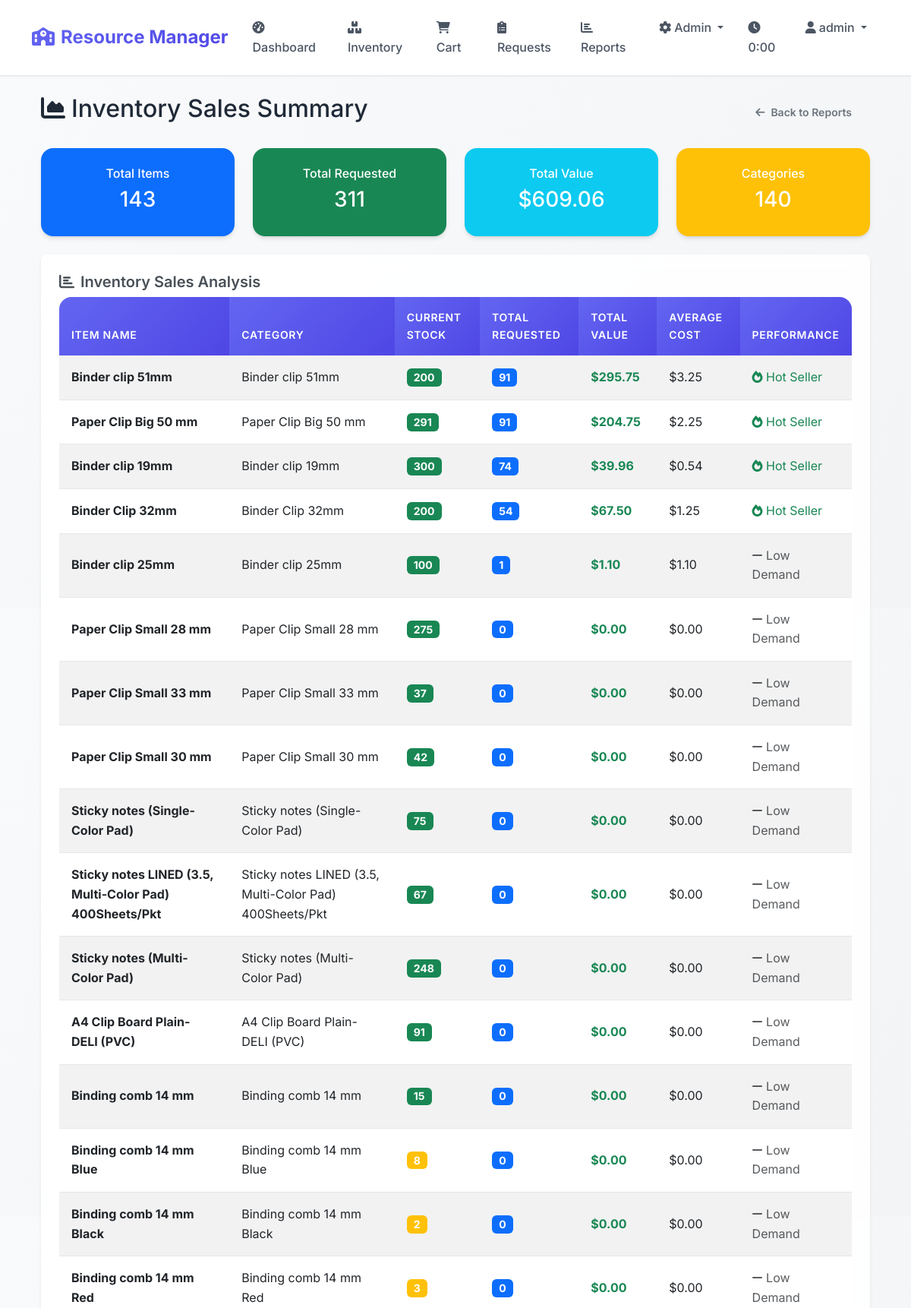
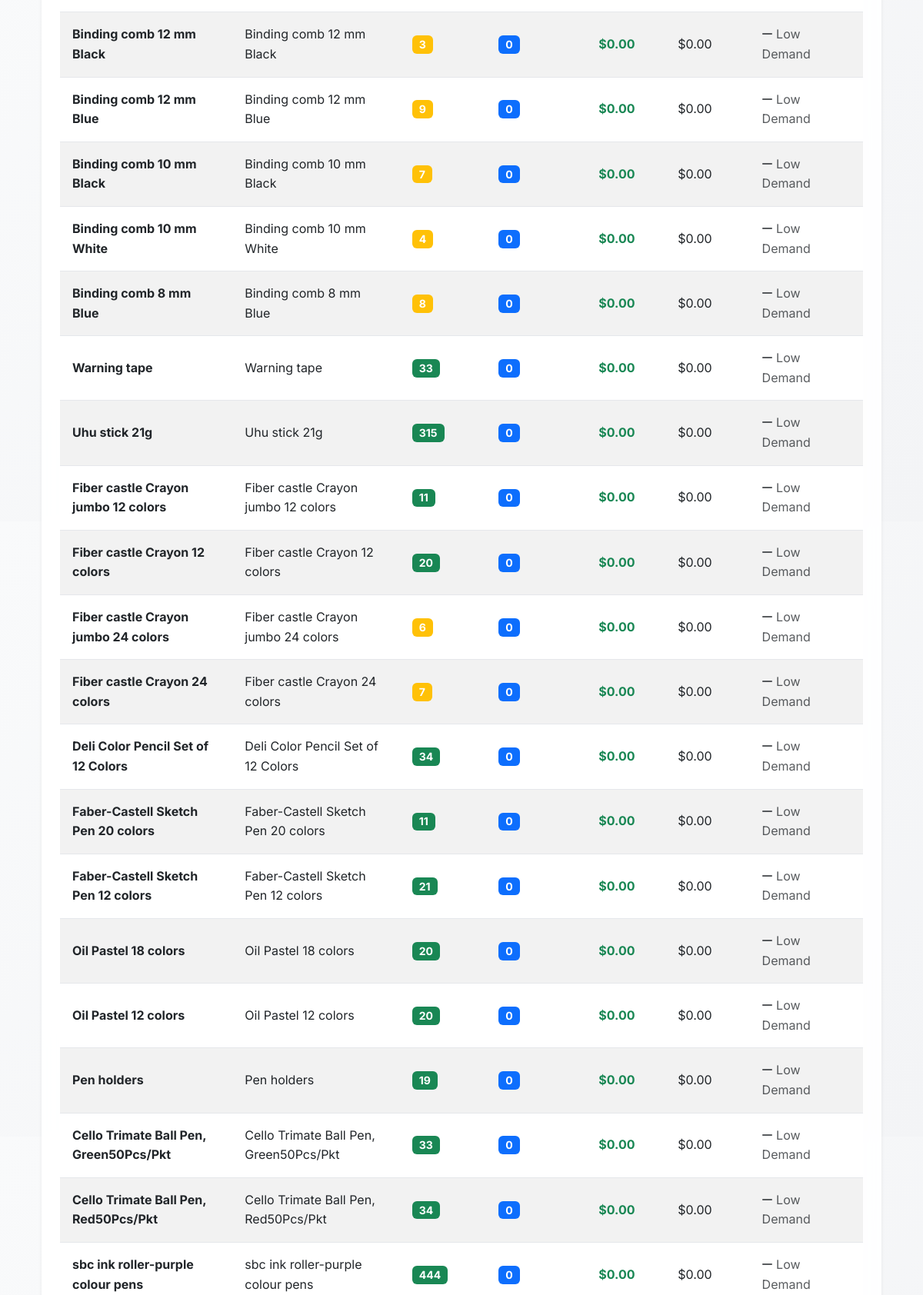
Screenshot of /reports/inventory-sales-summary (signed in, upper part) with the database file from the repository (2 pictures, top to bottom).
### app.py (models this page shows, shortened)
    class User(UserMixin, db.Model):
        id = db.Column(db.Integer, primary_key=True)
        username = db.Column(db.String(80), unique=True, nullable=False, index=True)
        email = db.Column(db.String(120), unique=True, nullable=False, index=True)
        password_hash = db.Column(db.String(255), nullable=False)
        role = db.Column(db.String(20), nullable=False, default='user', index=True)
        school = db.Column(db.String(100), nullable=True, index=True)
        created_at = db.Column(db.DateTime, default=datetime.utcnow, index=True)
        is_active = db.Column(db.Boolean, default=True, index=True)

    class Inventory(db.Model):
        id = db.Column(db.Integer, primary_key=True)
        name = db.Column(db.String(100), nullable=False, index=True)
        description = db.Column(db.Text)
        quantity = db.Column(db.Integer, default=0, index=True)
        cost = db.Column(db.Float, default=0.0, index=True)
        category = db.Column(db.String(50), index=True)
        created_at = db.Column(db.DateTime, default=datetime.utcnow, index=True)
        updated_at = db.Column(db.DateTime, default=datetime.utcnow, onupdate=datetime.utcnow, index=True)

### app.py (the view)
    @app.route('/reports/inventory-sales-summary')
    @login_required
    def inventory_sales_summary():
        if current_user.role not in ['admin', 'super_admin', 'school_manager']:
            return redirect(url_for('dashboard'))
        inventory_sales = db.session.query(
            Inventory.name,
            Inventory.category,
            Inventory.quantity.label('current_stock'),
            func.coalesce(func.sum(RequestItem.quantity), 0).label('total_requested'),
            func.coalesce(func.sum(RequestItem.quantity * RequestItem.cost), 0).label('total_value'),
            func.coalesce(func.avg(RequestItem.cost), 0).label('avg_cost')
        ).outerjoin(RequestItem).group_by(Inventory.id).order_by(
            func.coalesce(func.sum(RequestItem.quantity), 0).desc()
        ).all()
        category_summary = db.session.query(
            Inventory.category,
            func.count(Inventory.id).label('item_count'),
            func.coalesce(func.sum(Inventory.quantity), 0).label('total_stock'),
            func.coalesce(func.sum(Inventory.quantity * Inventory.cost), 0).label('total_value')
        ).group_by(Inventory.category).all()
        return render_template('inventory_sales_summary.html',
                             inventory_sales=inventory_sales,
                             category_summary=category_summary)

### templates/inventory_sales_summary.html (shortened to what this page needs)
{% extends "base.html" %}
{% block content %}
<div class="container-fluid">
    <div class="row">
        <div class="col-12">
            <div class="d-flex justify-content-between align-items-center mb-4">
                <h2><i class="fas fa-chart-area me-2"></i>Inventory Sales Summary</h2>
                <a href="{{ url_for('reports') }}" class="btn btn-outline-secondary">
                    <i class="fas fa-arrow-left me-2"></i>Back to Reports
                </a>
            </div>
            <div class="row mb-4">
                <div class="col-md-3">
                    <div class="card bg-primary text-white">
                        <div class="card-body text-center">
                            <h6>Total Items</h6>
                            <h3>{{ inventory_sales|length }}</h3>
                        </div>
                    </div>
                </div>
                <div class="col-md-3">
                    <div class="card bg-success text-white">
                        <div class="card-body text-center">
                            <h6>Total Requested</h6>
                            <h3>{{ inventory_sales|sum(attribute='total_requested') }}</h3>
                        </div>
                    </div>
                </div>
                <div class="col-md-3">
                    <div class="card bg-info text-white">
                        <div class="card-body text-center">
                            <h6>Total Value</h6>
                            <h3>${{ "%.2f"|format(inventory_sales|sum(attribute='total_value')) }}</h3>
                        </div>
                    </div>
                </div>
                <div class="col-md-3">
                    <div class="card bg-warning text-white">
                        <div class="card-body text-center">
                            <h6>Categories</h6>
                            <h3>{{ category_summary|length }}</h3>
                        </div>
                    </div>
                </div>
            </div>
            {% if inventory_sales %}
            <div class="card dashboard-card mb-4">
                <div class="card-body">
                    <h5 class="card-title">
                        <i class="fas fa-chart-bar me-2"></i>Inventory Sales Analysis
                    </h5>
                    <div class="table-responsive">
                        <table class="table table-striped">
                            <thead>
                                <tr>
                                    <th>Item Name</th>
                                    <th>Category</th>
                                    <th>Current Stock</th>
                                    <th>Total Requested</th>
                                    <th>Total Value</th>
                                    <th>Average Cost</th>
                                    <th>Performance</th>
                                </tr>
                            </thead>
                            <tbody>
                                {% for item in inventory_sales %}
                                <tr>
                                    <td><strong>{{ item.name }}</strong></td>
                                    <td>{{ item.category or 'Uncategorized' }}</td>
                                    <td>
                                        {% if item.current_stock < 10 %}
                                            <span class="badge bg-warning">{{ item.current_stock }}</span>
                                        {% else %}
                                            <span class="badge bg-success">{{ item.current_stock }}</span>
                                        {% endif %}
                                    </td>
                                    <td>
                                        <span class="badge bg-primary">{{ item.total_requested or 0 }}</span>
                                    </td>
                                    <td>
                                        <span class="text-success fw-bold">${{ "%.2f"|format(item.total_value or 0) }}</span>
                                    </td>
                                    <td>${{ "%.2f"|format(item.avg_cost or 0) }}</td>
                                    <td>
                                        {% if item.total_requested and item.total_requested > 50 %}
                                            <span class="text-success"><i class="fas fa-fire"></i> Hot Seller</span>
                                        {% elif item.total_requested and item.total_requested > 20 %}
                                            <span class="text-warning"><i class="fas fa-star"></i> Popular</span>
                                        {% elif item.total_requested and item.total_requested > 5 %}
                                            <span class="text-info"><i class="fas fa-chart-line"></i> Steady</span>
                                        {% else %}
                                            <span class="text-muted"><i class="fas fa-minus"></i> Low Demand</span>
                                        {% endif %}
                                    </td>
                                </tr>
                                {% endfor %}
                            </tbody>
                        </table>
                    </div>
                </div>
            </div>
            {% endif %}
        </div>
    </div>
</div>
{% endblock %}

### templates/base.html (shortened to what this page needs)
<!DOCTYPE html>
<html lang="en">
<head>
    <link href="https://cdn.jsdelivr.net/npm/bootstrap@5.3.0/dist/css/bootstrap.min.css" rel="stylesheet">
    <link href="https://cdnjs.cloudflare.com/ajax/libs/font-awesome/6.0.0/css/all.min.css" rel="stylesheet">
</head>
<body>
    <nav class="navbar navbar-expand-lg navbar-light">
        <div class="container">
            <a class="navbar-brand" href="{{ url_for('index') }}">
                <i class="fas fa-school me-2"></i>Resource Manager
            </a>
            <div class="collapse navbar-collapse" id="navbarNav">
                <ul class="navbar-nav me-auto">
                    {% if current_user.is_authenticated %}
                        <li class="nav-item">
                            <a class="nav-link" href="{{ url_for('dashboard') }}">
                                <i class="fas fa-tachometer-alt me-1"></i>Dashboard
                            </a>
                        </li>
                        <li class="nav-item">
                            <a class="nav-link" href="{{ url_for('inventory') }}">
                                <i class="fas fa-boxes me-1"></i>Inventory
                            </a>
                        </li>
                        <li class="nav-item">
                            <a class="nav-link position-relative" href="{{ url_for('cart') }}" id="cart-link">
                                <i class="fas fa-shopping-cart me-1"></i>Cart
                            </a>
                        </li>
                        {% if current_user.is_authenticated %}
                            {% if current_user.role in ['admin', 'super_admin', 'school_manager'] %}
                                <li class="nav-item">
                                    <a class="nav-link" href="{{ url_for('admin_requests') }}">
                                        <i class="fas fa-clipboard-list me-1"></i>Requests
                                    </a>
                                </li>
                                <li class="nav-item">
                                    <a class="nav-link" href="{{ url_for('reports') }}">
                                        <i class="fas fa-chart-bar me-1"></i>Reports
                                    </a>
                                </li>
                            {% endif %}
                            {% if current_user.role == 'super_admin' %}
                                <li class="nav-item dropdown">
                                    <a class="nav-link dropdown-toggle" href="#" role="button" data-bs-toggle="dropdown">
                                        <i class="fas fa-cog me-1"></i>Admin
                                    </a>
                                </li>
                            {% endif %}
                        {% endif %}
                    {% endif %}
                </ul>
                <ul class="navbar-nav ms-auto">
                    {% if current_user.is_authenticated %}
                        <li class="nav-item">
                            <span class="nav-link text-muted" id="session-timer">
                                <i class="fas fa-clock me-1"></i><span id="session-time">5:00</span>
                            </span>
                        </li>
                        <li class="nav-item dropdown">
                            <a class="nav-link dropdown-toggle" href="#" role="button" data-bs-toggle="dropdown">
                                <i class="fas fa-user me-1"></i>{{ current_user.username }}
                            </a>
                        </li>
                    {% else %}
                        <li class="nav-item">
                            <a class="nav-link" href="{{ url_for('login') }}">
                                <i class="fas fa-sign-in-alt me-1"></i>Login
                            </a>
                        </li>
                    {% endif %}
                </ul>
            </div>
        </div>
    </nav>
    <main class="container mt-4 flex-grow-1 animate-fade-in-up">
        {% block content %}{% endblock %}
    </main>
</body>
</html>

### templates/base.html (style rules this page uses)
:root { --primary-color: #6366f1; --primary-dark: #4f46e5; --primary-light: #818cf8; --secondary-color: #10b981; --secondary-dark: #059669; --accent-color: #f59e0b; --danger-color: #ef4444; --warning-color: #f97316; --info-color: #06b6d4; --gray-50: #f9fafb; --gray-100: #f3f4f6; --gray-200: #e5e7eb; --gray-300: #d1d5db; --gray-400: #9ca3af; --gray-500: #6b7280; --gray-600: #4b5563; --gray-700: #374151; --gray-800: #1f2937; --gray-900: #111827; --gradient-primary: linear-gradient(135deg, var(--primary-color), var(--primary-dark)); --gradient-secondary: linear-gradient(135deg, var(--secondary-color), var(--secondary-dark)); --gradient-accent: linear-gradient(135deg, var(--accent-color), #d97706); --gradient-danger: linear-gradient(135deg, var(--danger-color), #dc2626); --shadow-sm: 0 1px 2px 0 rgb(0 0 0 / 0.05); --shadow-md: 0 4px 6px -1px rgb(0 0 0 / 0.1), 0 2px 4px -2px rgb(0 0 0 / 0.1); --shadow-lg: 0 10px 15px -3px rgb(0 0 0 / 0.1), 0 4px 6px -4px rgb(0 0 0 / 0.1); --shadow-xl: 0 20px 25px -5px rgb(0 0 0 / 0.1), 0 8px 10px -6px rgb(0 0 0 / 0.1); --radius-sm: 0.375rem; --radius-md: 0.5rem; --radius-lg: 0.75rem; --radius-xl: 1rem; --radius-2xl: 1.5rem; }
* { box-sizing: border-box; }
body { font-family: 'Inter', -apple-system, BlinkMacSystemFont, 'Segoe UI', Roboto, sans-serif; background: linear-gradient(135deg, var(--gray-50) 0%, var(--gray-100) 100%); color: var(--gray-800); min-height: 100vh; display: flex; flex-direction: column; line-height: 1.6; font-weight: 400; }
.navbar { background: rgba(255, 255, 255, 0.95); backdrop-filter: blur(10px); border-bottom: 1px solid var(--gray-200); box-shadow: var(--shadow-sm); padding: 1rem 0; transition: all 0.3s ease; }
.navbar-brand { font-weight: 700; font-size: 1.5rem; background: var(--gradient-primary); -webkit-background-clip: text; -webkit-text-fill-color: transparent; background-clip: text; transition: all 0.3s ease; }
.nav-link { color: var(--gray-600) !important; font-weight: 500; padding: 0.5rem 1rem !important; border-radius: var(--radius-md); transition: all 0.3s ease; position: relative; }
.card { border: none; border-radius: var(--radius-xl); box-shadow: var(--shadow-md); transition: all 0.3s cubic-bezier(0.4, 0, 0.2, 1); background: rgba(255, 255, 255, 0.9); backdrop-filter: blur(10px); overflow: hidden; }
.card-body { padding: 1.5rem; }
.btn { border-radius: var(--radius-lg); padding: 0.75rem 1.5rem; font-weight: 600; font-size: 0.875rem; transition: all 0.3s cubic-bezier(0.4, 0, 0.2, 1); border: none; position: relative; overflow: hidden; }
.btn::before { content: ''; position: absolute; top: 0; left: -100%; width: 100%; height: 100%; background: linear-gradient(90deg, transparent, rgba(255, 255, 255, 0.2), transparent); transition: left 0.5s; }
.table { border-radius: var(--radius-xl); overflow: hidden; box-shadow: var(--shadow-md); background: white; }
.table thead th { background: var(--gradient-primary); color: white; border: none; padding: 1rem; font-weight: 600; font-size: 0.875rem; text-transform: uppercase; letter-spacing: 0.05em; }
.table tbody tr { transition: all 0.3s ease; }
.table tbody td { padding: 1rem; border-bottom: 1px solid var(--gray-200); vertical-align: middle; }
.dashboard-card { background: rgba(255, 255, 255, 0.9); backdrop-filter: blur(10px); border-left: 4px solid var(--primary-color); border-radius: var(--radius-xl); box-shadow: var(--shadow-md); transition: all 0.3s ease; }
.navbar-nav .dropdown { position: relative; }
.navbar { z-index: 1000; position: relative; }
.navbar-nav { position: relative; z-index: 1001; }
.animate-fade-in-up { animation: fadeInUp 0.6s ease-out; }

### templates/inventory_sales_summary.html (style rules this page uses)
.dashboard-card { border: none; box-shadow: 0 0.125rem 0.25rem rgba(0, 0, 0, 0.075); border-radius: 0.5rem; }
.card-title { color: #495057; font-weight: 600; }
.table th { background-color: #f8f9fa; border-top: none; font-weight: 600; }
.badge { font-size: 0.875rem; }

### rows the page displays
User: username "admin"
Inventory: name "Binder clip 51mm", category "Binder clip 51mm", current_stock "200", total_requested "91", total_value "295.75", cost "3.25", shows "Hot Seller"
Inventory: name "Paper Clip Big 50 mm", category "Paper Clip Big 50 mm", current_stock "291", total_requested "91", total_value "204.75", cost "2.25", shows "Hot Seller"
Inventory: name "Binder clip 19mm", category "Binder clip 19mm", current_stock "300", total_requested "74", total_value "39.96", cost "0.54", shows "Hot Seller"
Inventory: name "Binder Clip 32mm", category "Binder Clip 32mm", current_stock "200", total_requested "54", total_value "67.50", cost "1.25", shows "Hot Seller"
Inventory: name "Binder clip 25mm", category "Binder clip 25mm", current_stock "100", total_requested "1", cost "1.10", shows "Low Demand"
Inventory: name "Paper Clip Small 28 mm", category "Paper Clip Small 28 mm", current_stock "275", total_requested "0", total_value "0.00", avg_cost "0.00", shows "Low Demand"
Inventory: name "Paper Clip Small 33 mm", category "Paper Clip Small 33 mm", current_stock "37", total_requested "0", total_value "0.00", avg_cost "0.00", shows "Low Demand"
Inventory: name "Paper Clip Small 30 mm", category "Paper Clip Small 30 mm", current_stock "42", total_requested "0", total_value "0.00", avg_cost "0.00", shows "Low Demand"
Inventory: name "Sticky notes (Single-Color Pad)", category "Sticky notes (Single-Color Pad)", current_stock "75", total_requested "0", total_value "0.00", avg_cost "0.00", shows "Low Demand"
Inventory: name "Sticky notes LINED (3.5, Multi-Color Pad) 400Sheets/Pkt", category "Sticky notes LINED (3.5, Multi-Color Pad) 400Sheets/Pkt", current_stock "67", total_requested "0", total_value "0.00", avg_cost "0.00", shows "Low Demand"
Inventory: name "Sticky notes (Multi-Color Pad)", category "Sticky notes (Multi-Color Pad)", current_stock "248", total_requested "0", total_value "0.00", avg_cost "0.00", shows "Low Demand"
Inventory: name "A4 Clip Board Plain- DELI (PVC)", category "A4 Clip Board Plain- DELI (PVC)", current_stock "91", total_requested "0", total_value "0.00", avg_cost "0.00", shows "Low Demand"
Inventory: name "Binding comb 14 mm", category "Binding comb 14 mm", current_stock "15", total_requested "0", total_value "0.00", avg_cost "0.00", shows "Low Demand"
Inventory: name "Binding comb 14 mm Blue", category "Binding comb 14 mm Blue", current_stock "8", total_requested "0", total_value "0.00", avg_cost "0.00", shows "Low Demand"
Inventory: name "Binding comb 14 mm Black", category "Binding comb 14 mm Black", current_stock "2", total_requested "0", total_value "0.00", avg_cost "0.00", shows "Low Demand"
Inventory: name "Binding comb 14 mm Red", category "Binding comb 14 mm Red", current_stock "3", total_requested "0", total_value "0.00", avg_cost "0.00", shows "Low Demand"
Inventory: name "Binding comb 12 mm Black", category "Binding comb 12 mm Black", current_stock "3", total_requested "0", total_value "0.00", avg_cost "0.00", shows "Low Demand"
Inventory: name "Binding comb 12 mm Blue", category "Binding comb 12 mm Blue", current_stock "9", total_requested "0", total_value "0.00", avg_cost "0.00", shows "Low Demand"
Inventory: name "Binding comb 10 mm Black", category "Binding comb 10 mm Black", current_stock "7", total_requested "0", total_value "0.00", avg_cost "0.00", shows "Low Demand"
Inventory: name "Binding comb 10 mm White", category "Binding comb 10 mm White", current_stock "4", total_requested "0", total_value "0.00", avg_cost "0.00", shows "Low Demand"
Inventory: name "Binding comb 8 mm Blue", category "Binding comb 8 mm Blue", current_stock "8", total_requested "0", total_value "0.00", avg_cost "0.00", shows "Low Demand"
Inventory: name "Warning tape", category "Warning tape", current_stock "33", total_requested "0", total_value "0.00", avg_cost "0.00", shows "Low Demand"
Inventory: name "Uhu stick 21g", category "Uhu stick 21g", current_stock "315", total_requested "0", total_value "0.00", avg_cost "0.00", shows "Low Demand"
Inventory: name "Fiber castle Crayon jumbo 12 colors", category "Fiber castle Crayon jumbo 12 colors", current_stock "11", total_requested "0", total_value "0.00", avg_cost "0.00", shows "Low Demand"
Inventory: name "Fiber castle Crayon 12 colors", category "Fiber castle Crayon 12 colors", current_stock "20", total_requested "0", total_value "0.00", avg_cost "0.00", shows "Low Demand"
Inventory: name "Fiber castle Crayon jumbo 24 colors", category "Fiber castle Crayon jumbo 24 colors", current_stock "6", total_requested "0", total_value "0.00", avg_cost "0.00", shows "Low Demand"
Inventory: name "Fiber castle Crayon 24 colors", category "Fiber castle Crayon 24 colors", current_stock "7", total_requested "0", total_value "0.00", avg_cost "0.00", shows "Low Demand"
Inventory: name "Deli Color Pencil Set of 12 Colors", category "Deli Color Pencil Set of 12 Colors", current_stock "34", total_requested "0", total_value "0.00", avg_cost "0.00", shows "Low Demand"
Inventory: name "Faber-Castell Sketch Pen 20 colors", category "Faber-Castell Sketch Pen 20 colors", current_stock "11", total_requested "0", total_value "0.00", avg_cost "0.00", shows "Low Demand"
Inventory: name "Faber-Castell Sketch Pen 12 colors", category "Faber-Castell Sketch Pen 12 colors", current_stock "21", total_requested "0", total_value "0.00", avg_cost "0.00", shows "Low Demand"
Inventory: name "Oil Pastel 18 colors", category "Oil Pastel 18 colors", current_stock "20", total_requested "0", total_value "0.00", avg_cost "0.00", shows "Low Demand"
Inventory: name "Oil Pastel 12 colors", category "Oil Pastel 12 colors", current_stock "20", total_requested "0", total_value "0.00", avg_cost "0.00", shows "Low Demand"
Inventory: name "Pen holders", category "Pen holders", current_stock "19", total_requested "0", total_value "0.00", avg_cost "0.00", shows "Low Demand"
Inventory: name "Cello Trimate Ball Pen, Green50Pcs/Pkt", category "Cello Trimate Ball Pen, Green50Pcs/Pkt", current_stock "33", total_requested "0", total_value "0.00", avg_cost "0.00", shows "Low Demand"
Inventory: name "Cello Trimate Ball Pen, Red50Pcs/Pkt", category "Cello Trimate Ball Pen, Red50Pcs/Pkt", current_stock "34", total_requested "0", total_value "0.00", avg_cost "0.00", shows "Low Demand"
Inventory: name "sbc ink roller-purple colour pens", category "sbc ink roller-purple colour pens", current_stock "444", total_requested "0", total_value "0.00", avg_cost "0.00", shows "Low Demand"

### other values shown
{{ inventory_sales|length }} "143"
{{ inventory_sales|sum(attribute='total_requested') }} "311"
{{ "%.2f"|format(inventory_sales|sum(attribute='total_value')) }} "609.06"
{{ category_summary|length }} "140"
